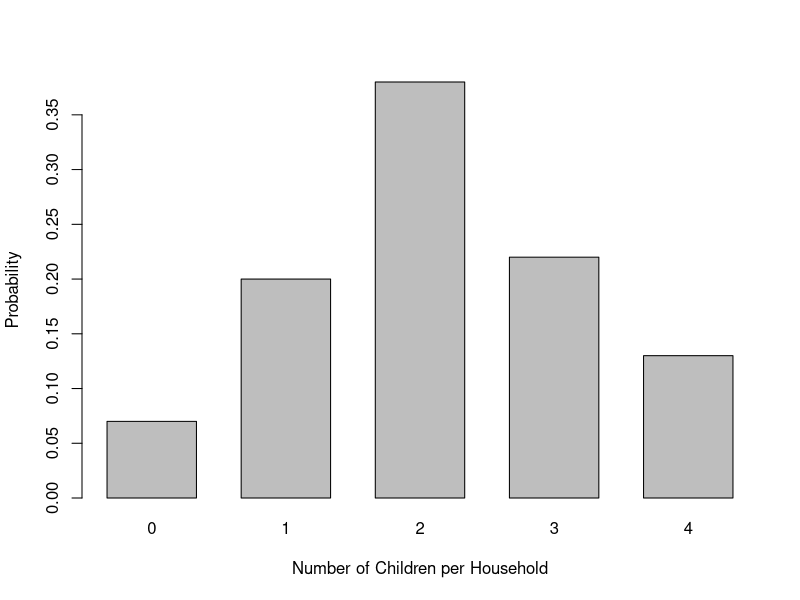
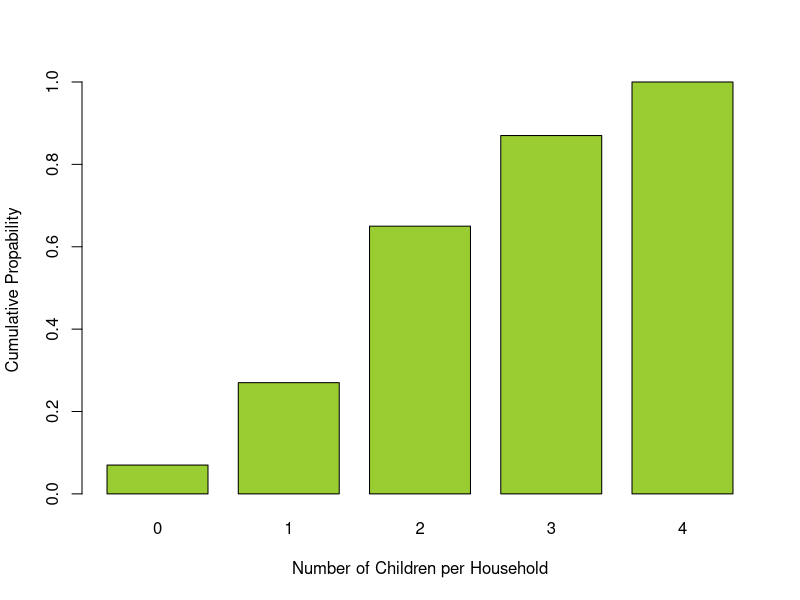

The R source for these figures, in order:
#example of prop table
mtx <- matrix(c(1,3,1,7,3,5), 
              ncol=3, nrow=2, byrow=TRUE)
sum(mtx)
proportions(mtx)

#implementing the prop.table() function
prop.table(mtx)
prop.table(mtx, margin=NULL)

rowSums(mtx)
prop.table(mtx, margin=1)   #divided each cell value by the row sum
#------------------------------------------------------------------------
#Sample Data
dta <- data.frame(A=c("a1", "a1", "a1", "a2", "a2", "a2"),
                  B=c("b1", "b1", "b2", "b1", "b2", "b2"))

#create a contingency table (Usually shows frequencies.)
contble <- table(dta$A, dta$B)
contble

#Calculate the conditional probability table P(B|A)
#margin =1 indicates rows
contprobtble <- prop.table(contble, margin=1)

#alt
contprobtble <- proportions(contble, margin=1)
print(contprobtble)

#------------------------------------------------------------------------
#Demo 3

prob_b1_given_a2 <- contprobtble["a2", "b1"]
prob_b1_given_a2

prob_b2_given_a2 <- contprobtble["a2", "b2"]
prob_b2_given_a2

#------------------------------------------------------------------------
#Demo 4
# cumulative probability distribution using SmallTown Data
outcomes <- c(0,1,2,3,4)

probs <- c(0.07, 0.20, 0.38,0.22, 0.13)
probs
barplot(probs, ylim = c(0, 0.38), names.arg = outcomes,
        space = 0.5, xlab = "Number of Children per Household",
        ylab = "Probability")

# produce the cumulative sums of the probabilities
# using cumsum()
smltwn_cum <- cumsum(probs)
smltwn_cum

#plot cumulative distribution
barplot(smltwn_cum, names.arg = outcomes, 
        space=0.3, xlab="Number of Children per Household",
        ylab= "Cumulative Propability", col= "yellowgreen")

#------------------------------------------------------------------------
#Demo 5
#Missing data
sum(c(0.07, 0.20, 0.38, NA, 0.13))   #does not give the answer we require
prob2 <- c(0.07, 0.20, 0.38, NA, 0.13)

#the argument na.rm is the sum()
#allows us to decide whether or not ot remove missing values
sum(prob2, na.rm=TRUE) #returns sum
1-sum(prob2, na.rm=TRUE) #returns the missing value

#mean of distribution is the sum of (the x values*respective probabilities)
outcomes <- c(0,1,2,3,4)
probs <- c(0.07, 0.20, 0.38, 0.22, 0.13)
mean_smltwn <- sum(outcomes * probs)
mean_smltwn

#------------------------------------------------------------------------
#Demo 6: Simulation
?sample()
#Syntax : sample(x, size, replace=FALSE, prob=NULL)
#prob= is a vector of probability weights
#Simulate random variable SmallTown

smltwn_probs <- c(0.07,0.20, 0.38, 0.22, 0.13)
sample(x=0:4, 10, replace=TRUE, prob=smltwn_probs)
smltwn_probs

#simulate a large number of samples
smltwn_smpls <- sample(0:4, 100000, replace=TRUE, prob=smltwn_probs)
smltwn_smpls

#find mean for several values
mean(smltwn_smpls>0)   #gives proportion of times the vector is TRUE
mean(smltwn_smpls>=0)

#create the pmf
table(smltwn_smpls)/100000

#------------------------------------------------------------------------
#Demo 7
#simulate 10 flips of a fair coin
sample(x=c("H", "T"),  #possible values of the coin
       size =10, replace =TRUE) #10 flips and sampling with replacement

#simualte 10 flips of a biased coin
#make the coin baised for heads
sample(x=c("H", "T"), 
       prob = c(0.8, 0.2), size =10,
       replace=TRUE)

#------------------------------------------------------------------------
#Demo8
#an urn contains 20 red, 30 blue, and 50 green counters
#Simualting the unr and use replicate function
?rep()
urn <- c(rep("red", 20), rep("blue", 30), rep("green", 50))
length(urn)

#ranbomly select 10 counters from the urn
sample(x=urn, size=10)

#------------------------------------------------------------------------
#Demo 9
#probability of getting heads when flipping a fair coin
outcomes <- c("Heads", "Tails")
ttl_otcms <- length(outcomes)   #total possible outcomes
fav_otcms <- length(outcomes[outcomes == "Heads"]) #favorable

ttl_otcms
fav_otcms

#classical probability
clsc_prob <- fav_otcms/ttl_otcms
clsc_prob

#calculating the probability of drawin a spade from a standard deck of 52 cards
deck <- rep(c("Spades", "Hearts", "Diamons", "Clubs"), each =13)
ttl_crds <- length(deck)
spades <- length(deck[deck =="Spades"])

clsc_prob_spade <- spades/ttl_crds
clsc_prob_spade

